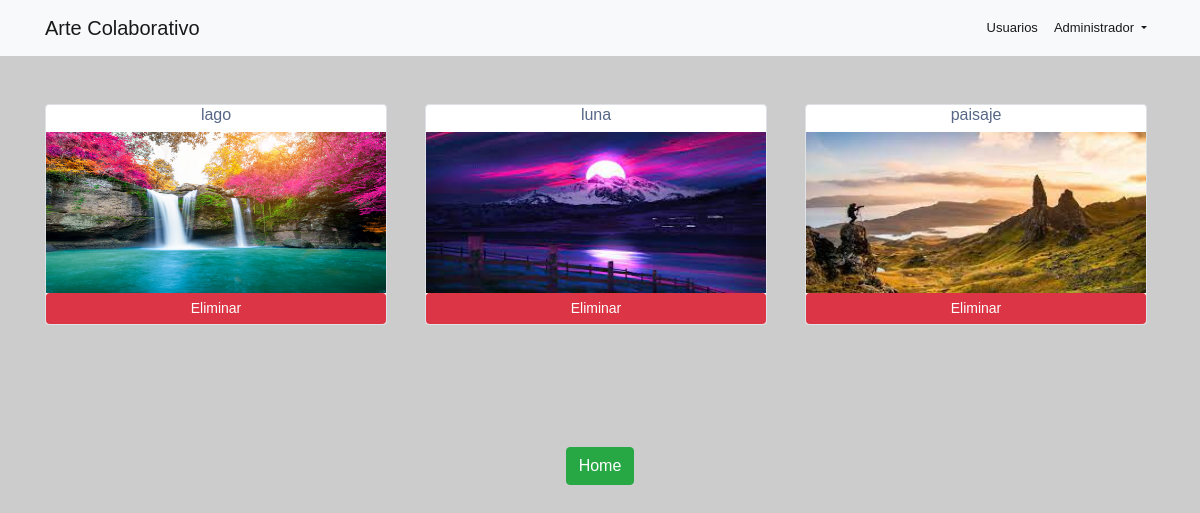
/vista/archivos.php?id=4 (signed in), run on the app's committed database.
### tables this page shows
CREATE TABLE `imagenes` (
  `id` int(11) NOT NULL,
  `nombre` varchar(60) NOT NULL,
  `imagen` varchar(70) NOT NULL,
  `usuario_id` int(11) NOT NULL
);

### app/datos.php (called while the page is built, shortened)
<?php
function obtenerArchivosImg($conx, $id)
{
	$sql = "SELECT * FROM imagenes WHERE usuario_id=" . $id;
	$consulta = mysqli_query($conx, $sql);
	$datos=[];
	 while ($fila = mysqli_fetch_assoc($consulta)) {
	 	array_push($datos, $fila);
    }
    return $datos;
}

### vista/archivos.php (the view, shortened to what this page needs)
<?php
include_once "../section/header.php";
include_once "../app/datos.php";
if($_SESSION['tipo']=='admin'){
	$id=(int)$_GET['id'];
	$img=obtenerArchivosImg($conect,$id);
}
else
{
	$img=obtenerArchivosImg($conect,$_SESSION['id']);
}
?>
<div class="container my-5">
	<div class="row">
		<?php foreach($img as $key => $value){
			?>
		<div class="col-sm-4 text-center">
			<div class="card mb-2 mr-2 rounded border h-75">
				<h6><?php echo $value['nombre']?></h6>
				<img src="../dist/images/<?php echo $value["imagen"] ?>" alt="imagen.jpg" class="overflow-hidden">
				<a href="../app/eliminarImagen.php?id=<?php echo $value['id'] ?>" class="btn btn-sm btn-danger">Eliminar</a>
			</div>
		</div>
		<?php }?>
	</div>
</div>
<?php
include_once "../section/footer.php";

### section/header.php (shortened to what this page needs)
<!DOCTYPE html>
<html lang="en">
<head>
	<link rel="stylesheet" href="https://cdn.jsdelivr.net/npm/bootstrap@4.6.1/dist/css/bootstrap.min.css">
	<link rel="stylesheet" href="https://maxcdn.bootstrapcdn.com/font-awesome/4.7.0/css/font-awesome.min.css">
	<link rel="stylesheet" href="../dist/css/style-dash.css">
</head>
<body>
<nav class="navbar navbar-expand-lg navbar-light bg-light">
	<div class="container">
		<a class="navbar-brand" href="<?php echo $acceso = $_SESSION['tipo']=='admin'? 'dashboard.php' : 'inicio.php' ?>">Arte Colaborativo</a>
  		<div class="collapse navbar-collapse" id="navbarSupportedContent">
		    <ul class="navbar-nav ml-auto">
		    <?php if($_SESSION['tipo']=='admin'){?>
		      <li class="nav-item active">
		        	<a class="nav-link" href="dashboard.php">Usuarios<span class="sr-only">(current)</span></a>
		      	</li>
		      	<li class="nav-item active dropdown">
		        	<a class="nav-link dropdown-toggle" id="navbarDropdown" role="button" data-toggle="dropdown" aria-haspopup="true" aria-expanded="false">
          				<?php echo $result = $_SESSION['tipo'] ==='admin' ? 'Administrador' : '';?>
          			</a>
          		</li>
		      <?php }?>
		    </ul>
		</div>
	</div>
</nav>

### section/footer.php (shortened to what this page needs)
	<div class="row mt-5">
		 <div class="col-lg-12 login-btm login-button text-center">
              <a href="<?php echo $acceso = $_SESSION['tipo']=='admin'? 'dashboard.php' : '../index.php' ?>" class="btn btn-success">Home</a>
         </div>
	</div>
</body>
</html>

### section/header.php (style rules this page uses)
body { background-color: #ccc !important; }

### data on the page
imagenes: nombre "lago", imagen (picture)
imagenes: nombre "luna", imagen (picture)
imagenes: nombre "paisaje", imagen (picture)

### other printed values
$result = $_SESSION['tipo'] ==='admin' ? 'Administrador' : '' "Administrador"
